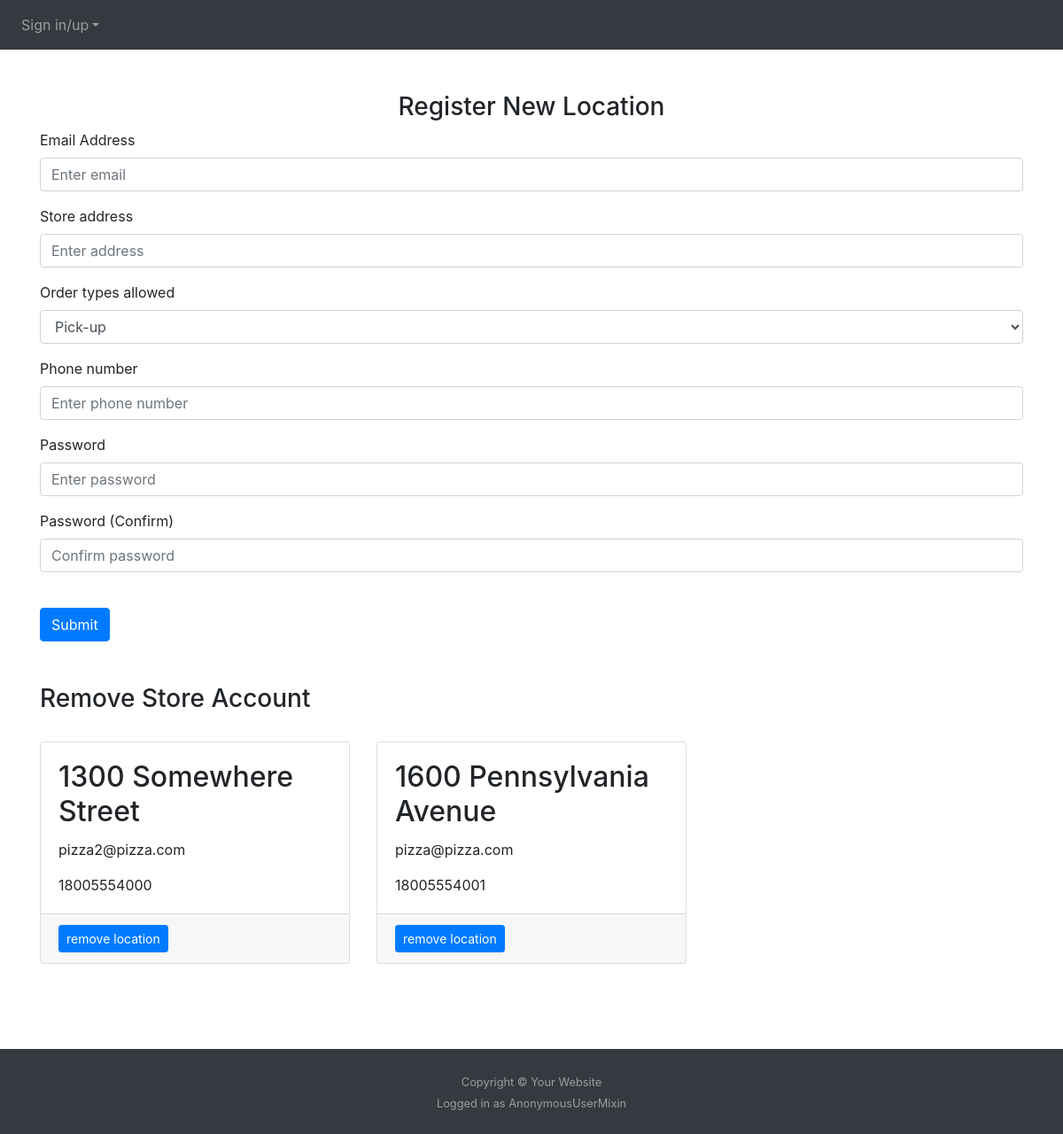
Before: /editusers with the older database file.
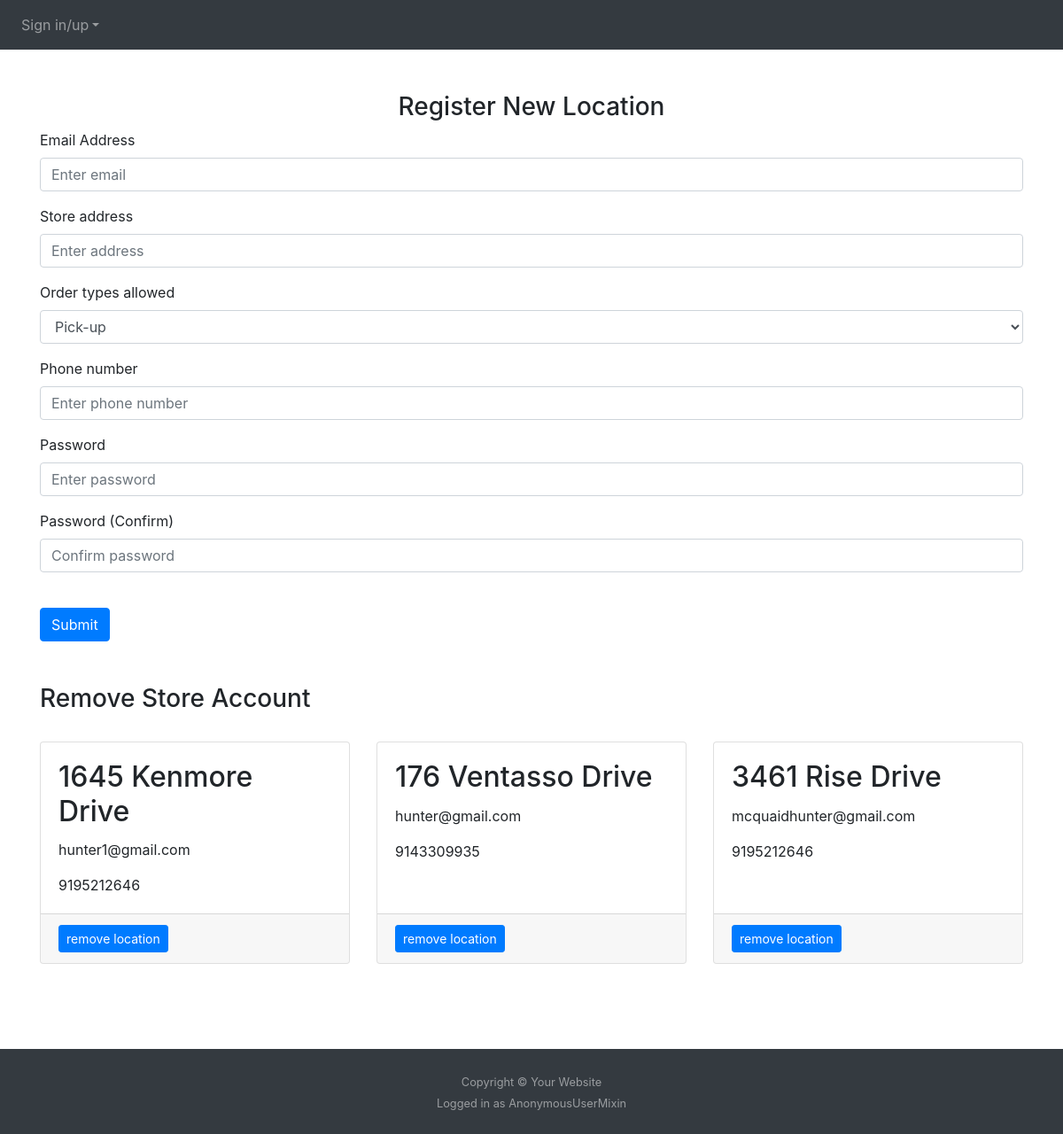
After: the same page with the newer database file.
### website/models.py (models this page shows)
class Store(db.Model, UserMixin): # login for storefront section of website
    id = db.Column(db.Integer, primary_key=True)
    email = db.Column(db.String(150), unique=True) # store contact info
    password = db.Column(db.String(150))
    phone = db.Column(db.String(150)) # store contact info
    address = db.Column(db.String(150)) # helps with user ordering delivery
    open = db.Column(db.Integer) # tells customer side of website when resturant is accepting online orders

### website/admin.py (the view, shortened to what this page needs)
@admin.route('/editusers', methods=['POST', 'GET'])
def create_users():
  rows = Cart.query.filter(Cart.id).count()
  return render_template('editusers.html', user=current_user, account=get_stores(), rows=rows)

### website/getters.py (called while the page is built)
def get_stores():
  ids = [id[0] for id in Store.query.with_entities(Store.id).all()]
  all_stores = []
  for id in ids:
    store = Store.query.filter_by(id=id).first()
    grabber = {'id': 0, 'first_name': '', 'email': 0, 'password': '', 'phone': ''}
    grabber['id'] = store.id
    grabber['first_name'] = store.address
    grabber['email'] = store.email
    grabber['password'] = store.password
    grabber['phone'] = store.phone
    all_stores.append(grabber)
  return all_stores

### website/templates/editusers.html (shortened to what this page needs)
{% extends "base.html" %} {% block title %}Cart{% endblock %}
{% block content%}
<br/><br/>
<form method="POST">
    <h3 align="center">Register New Location</h3>
    <div class="form-group">
      <label for="email">Email Address</label>
      <input
        type="email"
        class="form-control"
        id="email"
        name="email"
        placeholder="Enter email"
      />
    </div>
    <div class="form-group">
      <label for="address">Store address</label>
      <input
        type="address"
        class="form-control"
        id="address"
        name="address"
        placeholder="Enter address"
      />
    </div>
    <div class="form-group">
      <label for="open">Order types allowed</label>
      <select name="open" class="form-control" id="open">
        <option value="1">Pick-up</option>
      </select>
    </div>
    <div class="form-group">
        <label for="phone">Phone number</label>
        <input
          type="text"
          class="form-control"
          id="phone"
          name="phone"
          placeholder="Enter phone number"
        />
      </div>
    <div class="form-group">
      <label for="password1">Password</label>
      <input
        type="password"
        class="form-control"
        id="password1"
        name="password1"
        placeholder="Enter password"
      />
    </div>
    <div class="form-group">
      <label for="password2">Password (Confirm)</label>
      <input
        type="password"
        class="form-control"
        id="password2"
        name="password2"
        placeholder="Confirm password"
      />
    </div>
    <br />
    <button type="submit" class="btn btn-primary">Submit</button>
  </form>
  <br /><br />
  <h3>Remove Store Account</h3>
  <br/>
  <div class="row gx-4 gx-lg-5">
    {% for i in account %}
    <div class="col-md-4 mb-5">
        <div class="card h-100">
            <div class="card-body">
                <h2 class="card-title">{{i.first_name}}</h2>
                <p class="card-text">{{i.email}} </p>
                <p class="card-text">{{i.phone}}</p>
            </div>
            <div class="card-footer"><a class="btn btn-primary btn-sm" href="{{ url_for ('admin.remove_user', id=i.id) }}">remove location</a></div>
        </div>
    </div>
    {% endfor %}
  </div>
  <br/><br/>
  {% endblock %}

Changed rows visible on the page:
removed Store: first_name "1300 Somewhere Street", email "pizza2@pizza.com", phone "18005554000"
removed Store: first_name "1600 Pennsylvania Avenue", email "pizza@pizza.com", phone "18005554001"
added Store: first_name "1645 Kenmore Drive", email "hunter1@gmail.com", phone "9195212646"
added Store: first_name "176 Ventasso Drive", email "hunter@gmail.com", phone "9143309935"
added Store: first_name "3461 Rise Drive", email "mcquaidhunter@gmail.com", phone "9195212646"
